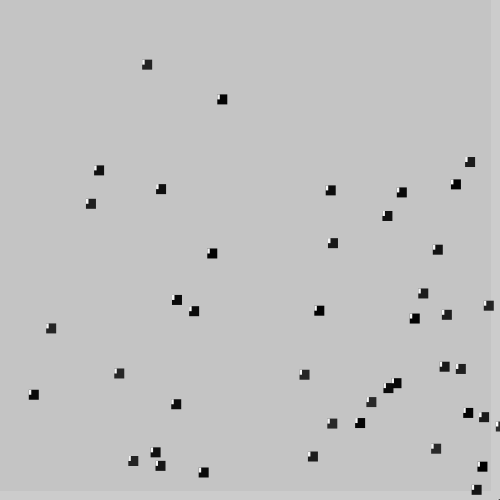
Frame 1 (no input)
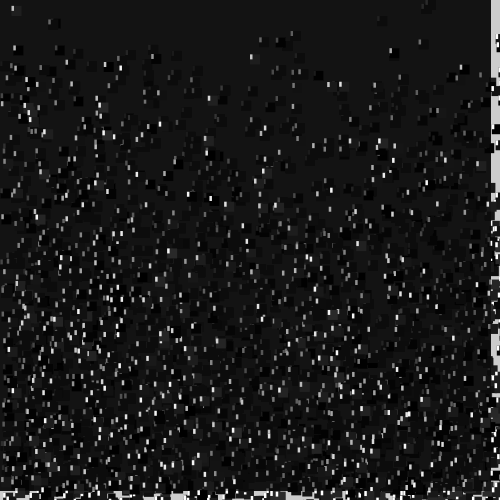
Frame 60 (the mouse pressed at the canvas centre just before this capture)
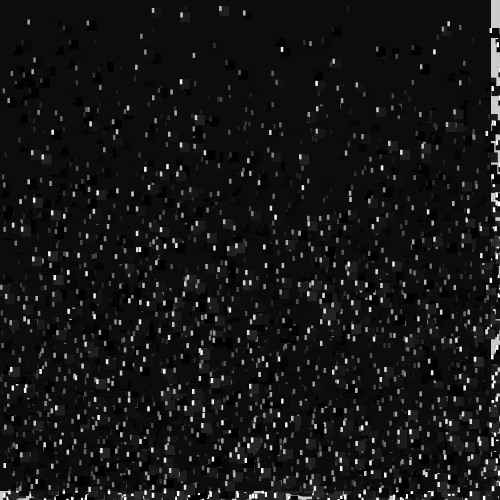
Frame 120 (the mouse held since frame 60 and released just before this capture)

The Processing sketch that drew these frames (run headless with seeded random() and noise(); from frame 60 on, the mouse is pressed at the canvas centre):

// Processing sketch: processing_3392
// ── processing_3392.pde

Pincel[] p;
float n;
void setup(){
  size(500, 500);

  smooth();
n=0;
  p = new Pincel[100];
 
  for(int i = 0; i < 100; i++){
    p[i] = new Pincel();
    
  }
}
 
 
void draw(){
  for(int i = 0; i < 100; i++){
    p[i].dibuja();
  }
  velo();
}
 


class Pincel{
  float x, y;
  float diam;
  color col;
  int edad, edadMax;

  Pincel(){
    x = random(width);
    y = random(height);
    diam = 10;
    col = color(random(45));
    edad = 1;
    edadMax = round(random(1000, 3000));
  }
     
  void dibuja(){
    calc();
    noStroke();

    fill(col);
    rect(x,y, diam, diam); 
    
    fill(255);
    rect(x,y, diam/4, diam/2);
  }
 
  void calc(){
   //n+=0.01;
  
  float N = random(n); 
    x += random(4, 2);
    y += random(-4, 2);
 
    x = x % width;
    y = y % height;
 
    if (x < 0) x+= random(20) ;
    if (y > 0) y+= random(600);
 
    edad ++;
 
    if(edad >= edadMax) col = color(20);
  
  }
}
 
 
void keyPressed(){
  for(int i = 0; i < 100; i++){
    p[i].col = color(random(p[i].col) + random(-88, 128), random(p[i].col)  + random(-10, 10), random(p[i].col)  + random(-10, 10));
  }
}
 
void velo(){
fill(0,10);

  rect(-9,-9,width, height); 
}
 
void mousePressed () {
  setup();
} 
